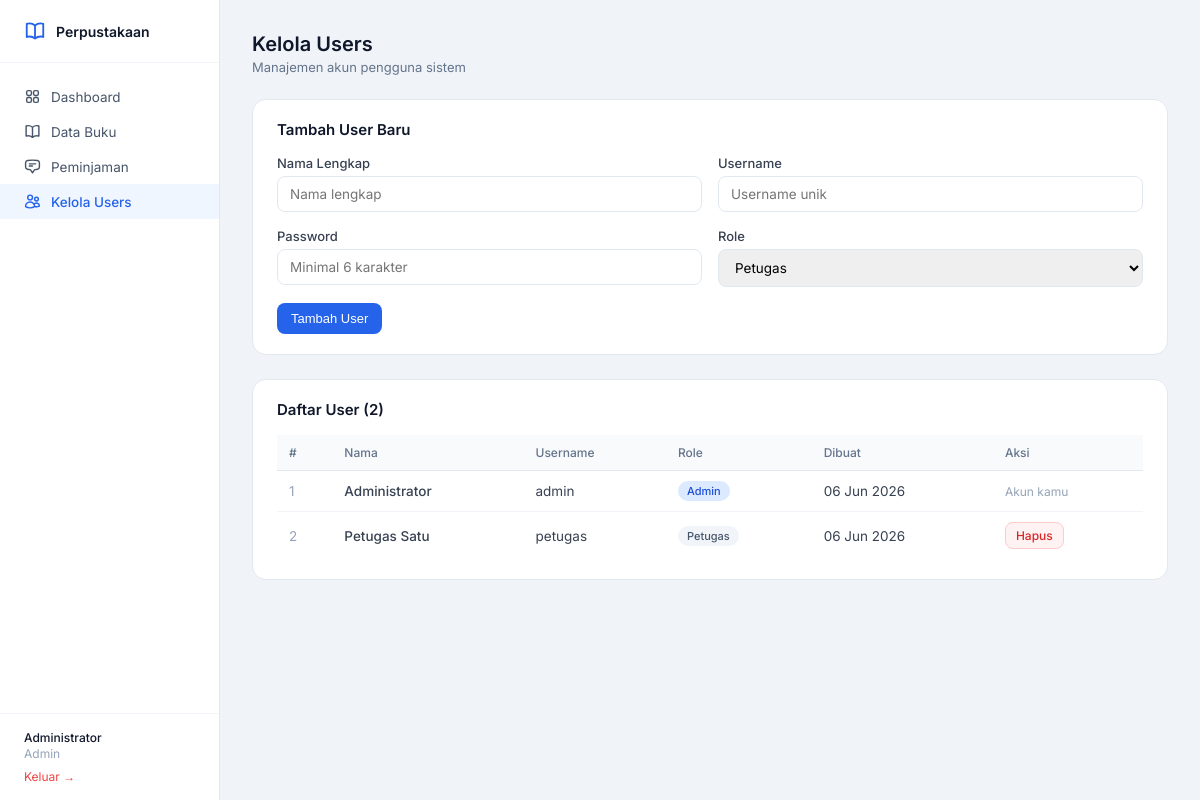
/users.php (signed in), run on the app's committed database.
### tables this page shows
CREATE TABLE IF NOT EXISTS users (
  id INT AUTO_INCREMENT PRIMARY KEY,
  nama VARCHAR(100) NOT NULL,
  username VARCHAR(50) NOT NULL UNIQUE,
  password VARCHAR(255) NOT NULL,
  role ENUM('admin','petugas') DEFAULT 'petugas',
  created_at TIMESTAMP DEFAULT CURRENT_TIMESTAMP
);

### src/auth.php (called while the page is built, shortened)
<?php
function isAdmin() {
    return isset($_SESSION['user']) && $_SESSION['user']['role'] === 'admin';
}

### public/users.php (the view, shortened to what this page needs)
<?php
require_once __DIR__ . '/../src/auth.php';
require_once __DIR__ . '/../src/db.php';
$users = $pdo->query("SELECT id, nama, username, role, created_at FROM users ORDER BY id")->fetchAll();
require_once __DIR__ . '/../src/layout_top.php';
?>
<div class="page-header">
  <h1>Kelola Users</h1>
  <p>Manajemen akun pengguna sistem</p>
</div>
<div class="card" style="margin-bottom:1.5rem;">
  <h2 style="font-size:15px;font-weight:600;margin-bottom:1rem;color:#0f172a;">Tambah User Baru</h2>
  <form method="POST">
    <div class="form-row">
      <div class="form-group">
        <label>Nama Lengkap</label>
        <input type="text" name="nama" required placeholder="Nama lengkap"/>
      </div>
      <div class="form-group">
        <label>Username</label>
        <input type="text" name="username" required placeholder="Username unik"/>
      </div>
    </div>
    <div class="form-row">
      <div class="form-group">
        <label>Password</label>
        <input type="password" name="password" required placeholder="Minimal 6 karakter" minlength="6"/>
      </div>
      <div class="form-group">
        <label>Role</label>
        <select name="role">
          <option value="petugas">Petugas</option>
        </select>
      </div>
    </div>
    <button type="submit" class="btn btn-primary">Tambah User</button>
  </form>
</div>
<div class="card">
  <h2 style="font-size:15px;font-weight:600;margin-bottom:1rem;color:#0f172a;">Daftar User (<?= count($users) ?>)</h2>
  <table>
    <thead>
      <tr><th>#</th><th>Nama</th><th>Username</th><th>Role</th><th>Dibuat</th><th>Aksi</th></tr>
    </thead>
    <tbody>
      <?php foreach ($users as $i => $u): ?>
      <tr>
        <td style="color:#94a3b8;"><?= $i+1 ?></td>
        <td style="font-weight:500;"><?= htmlspecialchars($u['nama']) ?></td>
        <td><?= htmlspecialchars($u['username']) ?></td>
        <td>
          <?php if ($u['role'] === 'admin'): ?>
            <span class="badge badge-blue">Admin</span>
          <?php else: ?>
            <span class="badge badge-gray">Petugas</span>
          <?php endif; ?>
        </td>
        <td><?= date('d M Y', strtotime($u['created_at'])) ?></td>
        <td>
          <?php if ($u['id'] !== $user['id']): ?>
          <a href="?hapus=<?= $u['id'] ?>" class="btn btn-danger btn-sm" onclick="return confirm('Hapus user ini?')">Hapus</a>
          <?php else: ?>
          <span style="font-size:12px;color:#94a3b8;">Akun kamu</span>
          <?php endif; ?>
        </td>
      </tr>
      <?php endforeach; ?>
    </tbody>
  </table>
</div>
<?php require_once __DIR__ . '/../src/layout_bottom.php'; ?>

### src/layout_top.php (shortened to what this page needs)
<?php
$user = $_SESSION['user'];
?>
<!DOCTYPE html>
<html lang="id">
<head>
</head>
<body>
<aside class="sidebar">
  <div class="sidebar-logo">
    <span>Perpustakaan</span>
  </div>
  <nav>
    <a href="index.php" <?= basename($_SERVER['PHP_SELF']) === 'index.php' ? 'class="active"' : '' ?>>
      Dashboard
    </a>
    <a href="buku.php" <?= basename($_SERVER['PHP_SELF']) === 'buku.php' ? 'class="active"' : '' ?>>
      Data Buku
    </a>
    <a href="peminjaman.php" <?= basename($_SERVER['PHP_SELF']) === 'peminjaman.php' ? 'class="active"' : '' ?>>
      Peminjaman
    </a>
    <?php if (isAdmin()): ?>
    <a href="users.php" <?= basename($_SERVER['PHP_SELF']) === 'users.php' ? 'class="active"' : '' ?>>
      Kelola Users
    </a>
    <?php endif; ?>
  </nav>
  <div class="sidebar-user">
    <div class="uname"><?= htmlspecialchars($user['nama']) ?></div>
    <div class="urole"><?= $user['role'] ?></div>
    <a href="logout.php">Keluar →</a>
  </div>
</aside>
<main class="main">

### src/layout_top.php (style rules this page uses)
*,*::before,*::after { box-sizing:border-box;margin:0;padding:0 }
body { font-family:'Inter',sans-serif;background:#f0f4f8;color:#1a1a2e;min-height:100vh;display:flex; }
.sidebar { width:220px;background:#fff;border-right:1px solid #e2e8f0;display:flex;flex-direction:column;min-height:100vh;position:fixed;top:0;left:0; }
.sidebar-logo { padding:1.25rem 1.5rem;border-bottom:1px solid #f1f5f9;display:flex;align-items:center;gap:10px; }
.sidebar-logo svg { width:22px;height:22px;color:#2563eb;flex-shrink:0; }
.sidebar-logo span { font-size:14px;font-weight:600;color:#0f172a; }
nav { padding:1rem 0;flex:1; }
nav a { display:flex;align-items:center;gap:10px;padding:9px 1.5rem;font-size:13.5px;color:#475569;text-decoration:none;transition:all .15s; }
nav a.active { background:#eff6ff;color:#2563eb;font-weight:500; }
nav a svg { width:17px;height:17px;flex-shrink:0; }
.sidebar-user { padding:1rem 1.5rem;border-top:1px solid #f1f5f9;font-size:12px; }
.sidebar-user .uname { font-weight:500;color:#0f172a; }
.sidebar-user .urole { color:#94a3b8;margin-top:1px;text-transform:capitalize; }
.sidebar-user a { display:inline-block;margin-top:8px;font-size:12px;color:#ef4444;text-decoration:none; }
.main { margin-left:220px;flex:1;padding:2rem; }
.page-header { margin-bottom:1.5rem; }
.page-header h1 { font-size:20px;font-weight:600;color:#0f172a; }
.page-header p { font-size:13px;color:#64748b;margin-top:3px; }
.card { background:#fff;border:1px solid #e2e8f0;border-radius:14px;padding:1.25rem 1.5rem; }
table { width:100%;border-collapse:collapse;font-size:13.5px; }
th { text-align:left;padding:10px 12px;font-size:12px;font-weight:500;color:#64748b;border-bottom:1px solid #e2e8f0;background:#f8fafc; }
td { padding:10px 12px;border-bottom:1px solid #f1f5f9;color:#374151;vertical-align:middle; }
tr:last-child td { border-bottom:none; }
.badge { display:inline-block;font-size:11px;font-weight:500;padding:3px 9px;border-radius:999px; }
.badge-blue { background:#dbeafe;color:#1d4ed8; }
.badge-gray { background:#f1f5f9;color:#475569; }
.btn { display:inline-flex;align-items:center;gap:6px;padding:8px 14px;border-radius:8px;font-size:13px;font-weight:500;cursor:pointer;border:none;text-decoration:none;transition:all .15s; }
.btn-primary { background:#2563eb;color:#fff; }
.btn-danger { background:#fef2f2;color:#dc2626;border:1px solid #fecaca; }
.btn-sm { padding:5px 10px;font-size:12px; }
.form-group { margin-bottom:1rem; }
.form-group label { display:block;font-size:13px;font-weight:500;color:#374151;margin-bottom:5px; }
.form-group input,.form-group select,.form-group textarea { width:100%;padding:9px 12px;border:1px solid #e2e8f0;border-radius:8px;font-size:13.5px;font-family:inherit;outline:none;transition:border .2s; }
.form-row { display:grid;grid-template-columns:1fr 1fr;gap:1rem; }

### data on the page
users: nama "Administrator", role "Admin", username "admin", created_at "06 Jun 2026", shows "Akun kamu"
users: nama "Petugas Satu", username "petugas", role "Petugas", created_at "06 Jun 2026"

### other printed values
count($users) "2"
